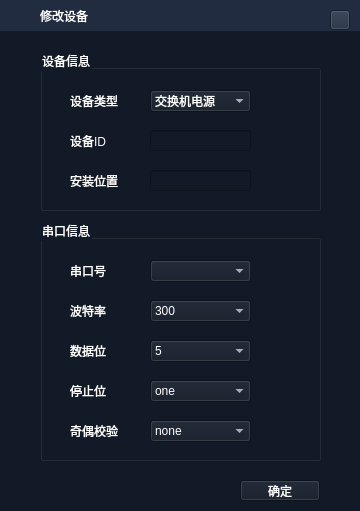
<?xml version="1.0" encoding="UTF-8"?>
<ui version="4.0">
 <class>RevisePowerForm</class>
 <widget class="QWidget" name="RevisePowerForm">
  <property name="geometry">
   <rect>
    <x>0</x>
    <y>0</y>
    <width>360</width>
    <height>511</height>
   </rect>
  </property>
  <property name="windowTitle">
   <string>Form</string>
  </property>
  <property name="styleSheet">
   <string notr="true">font: 10pt &quot;微软雅黑&quot;;
background-color: #121A27;
color: rgb(255, 255, 255);</string>
  </property>
  <widget class="QWidget" name="widget" native="true">
   <property name="geometry">
    <rect>
     <x>0</x>
     <y>0</y>
     <width>361</width>
     <height>31</height>
    </rect>
   </property>
   <property name="styleSheet">
    <string notr="true">background-color:rgb(34, 44, 65);</string>
   </property>
   <widget class="QPushButton" name="btn_close">
    <property name="geometry">
     <rect>
      <x>330</x>
      <y>10</y>
      <width>20</width>
      <height>20</height>
     </rect>
    </property>
    <property name="styleSheet">
     <string notr="true">QPushButton{
	border-image: url(:/image/close.png);
}
QPushButton:hover{
	border-image: url(:/image/close_hover.png);
}</string>
    </property>
    <property name="text">
     <string/>
    </property>
   </widget>
   <widget class="QLabel" name="label">
    <property name="geometry">
     <rect>
      <x>10</x>
      <y>2</y>
      <width>25</width>
      <height>25</height>
     </rect>
    </property>
    <property name="text">
     <string/>
    </property>
    <property name="pixmap">
     <pixmap resource="res.qrc">:/image/icons8_charging_battery_32.png</pixmap>
    </property>
    <property name="scaledContents">
     <bool>true</bool>
    </property>
    <property name="wordWrap">
     <bool>false</bool>
    </property>
   </widget>
   <widget class="QLabel" name="label_2">
    <property name="geometry">
     <rect>
      <x>40</x>
      <y>6</y>
      <width>121</width>
      <height>20</height>
     </rect>
    </property>
    <property name="text">
     <string>修改设备</string>
    </property>
   </widget>
  </widget>
  <widget class="QGroupBox" name="groupBox">
   <property name="geometry">
    <rect>
     <x>40</x>
     <y>220</y>
     <width>281</width>
     <height>241</height>
    </rect>
   </property>
   <property name="title">
    <string>串口信息</string>
   </property>
   <widget class="QComboBox" name="cbt_parity">
    <property name="geometry">
     <rect>
      <x>110</x>
      <y>200</y>
      <width>101</width>
      <height>22</height>
     </rect>
    </property>
    <item>
     <property name="text">
      <string>none</string>
     </property>
    </item>
    <item>
     <property name="text">
      <string>odd</string>
     </property>
    </item>
    <item>
     <property name="text">
      <string>even</string>
     </property>
    </item>
    <item>
     <property name="text">
      <string>mark</string>
     </property>
    </item>
   </widget>
   <widget class="QComboBox" name="cbt_com">
    <property name="geometry">
     <rect>
      <x>110</x>
      <y>40</y>
      <width>101</width>
      <height>22</height>
     </rect>
    </property>
   </widget>
   <widget class="QLabel" name="label_6">
    <property name="geometry">
     <rect>
      <x>30</x>
      <y>40</y>
      <width>51</width>
      <height>21</height>
     </rect>
    </property>
    <property name="text">
     <string>串口号</string>
    </property>
   </widget>
   <widget class="QComboBox" name="cbt_stopbits">
    <property name="geometry">
     <rect>
      <x>110</x>
      <y>160</y>
      <width>101</width>
      <height>22</height>
     </rect>
    </property>
    <item>
     <property name="text">
      <string>one</string>
     </property>
    </item>
    <item>
     <property name="text">
      <string>two</string>
     </property>
    </item>
    <item>
     <property name="text">
      <string>onepointfive</string>
     </property>
    </item>
   </widget>
   <widget class="QComboBox" name="cbt_databits">
    <property name="geometry">
     <rect>
      <x>110</x>
      <y>120</y>
      <width>101</width>
      <height>22</height>
     </rect>
    </property>
    <item>
     <property name="text">
      <string>5</string>
     </property>
    </item>
    <item>
     <property name="text">
      <string>6</string>
     </property>
    </item>
    <item>
     <property name="text">
      <string>7</string>
     </property>
    </item>
    <item>
     <property name="text">
      <string>8</string>
     </property>
    </item>
   </widget>
   <widget class="QLabel" name="label_9">
    <property name="geometry">
     <rect>
      <x>30</x>
      <y>160</y>
      <width>51</width>
      <height>21</height>
     </rect>
    </property>
    <property name="text">
     <string>停止位</string>
    </property>
   </widget>
   <widget class="QLabel" name="label_8">
    <property name="geometry">
     <rect>
      <x>30</x>
      <y>120</y>
      <width>51</width>
      <height>21</height>
     </rect>
    </property>
    <property name="text">
     <string>数据位</string>
    </property>
   </widget>
   <widget class="QLabel" name="label_7">
    <property name="geometry">
     <rect>
      <x>30</x>
      <y>80</y>
      <width>51</width>
      <height>21</height>
     </rect>
    </property>
    <property name="text">
     <string>波特率</string>
    </property>
   </widget>
   <widget class="QComboBox" name="cbt_baudrate">
    <property name="geometry">
     <rect>
      <x>110</x>
      <y>80</y>
      <width>101</width>
      <height>22</height>
     </rect>
    </property>
    <item>
     <property name="text">
      <string>300</string>
     </property>
    </item>
    <item>
     <property name="text">
      <string>600</string>
     </property>
    </item>
    <item>
     <property name="text">
      <string>1200</string>
     </property>
    </item>
    <item>
     <property name="text">
      <string>2400</string>
     </property>
    </item>
    <item>
     <property name="text">
      <string>4800</string>
     </property>
    </item>
    <item>
     <property name="text">
      <string>9600</string>
     </property>
    </item>
    <item>
     <property name="text">
      <string>14400</string>
     </property>
    </item>
    <item>
     <property name="text">
      <string>19200</string>
     </property>
    </item>
    <item>
     <property name="text">
      <string>38400</string>
     </property>
    </item>
    <item>
     <property name="text">
      <string>56000</string>
     </property>
    </item>
    <item>
     <property name="text">
      <string>57600</string>
     </property>
    </item>
   </widget>
   <widget class="QLabel" name="label_10">
    <property name="geometry">
     <rect>
      <x>30</x>
      <y>200</y>
      <width>61</width>
      <height>21</height>
     </rect>
    </property>
    <property name="text">
     <string>奇偶校验</string>
    </property>
   </widget>
   <widget class="QLabel" name="lab_com_alarm">
    <property name="geometry">
     <rect>
      <x>210</x>
      <y>40</y>
      <width>61</width>
      <height>21</height>
     </rect>
    </property>
    <property name="styleSheet">
     <string notr="true">color: rgb(170, 0, 0);</string>
    </property>
    <property name="text">
     <string/>
    </property>
   </widget>
  </widget>
  <widget class="QGroupBox" name="groupBox_2">
   <property name="geometry">
    <rect>
     <x>40</x>
     <y>50</y>
     <width>281</width>
     <height>161</height>
    </rect>
   </property>
   <property name="title">
    <string>设备信息</string>
   </property>
   <widget class="QLineEdit" name="led_site">
    <property name="geometry">
     <rect>
      <x>110</x>
      <y>120</y>
      <width>101</width>
      <height>21</height>
     </rect>
    </property>
   </widget>
   <widget class="QLabel" name="label_4">
    <property name="geometry">
     <rect>
      <x>30</x>
      <y>40</y>
      <width>71</width>
      <height>21</height>
     </rect>
    </property>
    <property name="text">
     <string>设备类型</string>
    </property>
   </widget>
   <widget class="QComboBox" name="comboBox">
    <property name="geometry">
     <rect>
      <x>110</x>
      <y>40</y>
      <width>101</width>
      <height>22</height>
     </rect>
    </property>
    <item>
     <property name="text">
      <string>交换机电源</string>
     </property>
    </item>
    <item>
     <property name="text">
      <string>老UPS电源</string>
     </property>
    </item>
    <item>
     <property name="text">
      <string>新UPS电源</string>
     </property>
    </item>
   </widget>
   <widget class="QLabel" name="label_3">
    <property name="geometry">
     <rect>
      <x>30</x>
      <y>80</y>
      <width>51</width>
      <height>21</height>
     </rect>
    </property>
    <property name="text">
     <string>设备ID</string>
    </property>
   </widget>
   <widget class="QLineEdit" name="led_power_id">
    <property name="geometry">
     <rect>
      <x>110</x>
      <y>80</y>
      <width>101</width>
      <height>21</height>
     </rect>
    </property>
    <property name="readOnly">
     <bool>true</bool>
    </property>
   </widget>
   <widget class="QLabel" name="label_5">
    <property name="geometry">
     <rect>
      <x>30</x>
      <y>120</y>
      <width>61</width>
      <height>21</height>
     </rect>
    </property>
    <property name="text">
     <string>安装位置</string>
    </property>
   </widget>
  </widget>
  <widget class="QPushButton" name="btn_sure">
   <property name="geometry">
    <rect>
     <x>240</x>
     <y>480</y>
     <width>80</width>
     <height>21</height>
    </rect>
   </property>
   <property name="text">
    <string>确定</string>
   </property>
  </widget>
 </widget>
 <resources>
  <include location="res.qrc"/>
 </resources>
 <connections/>
</ui>
